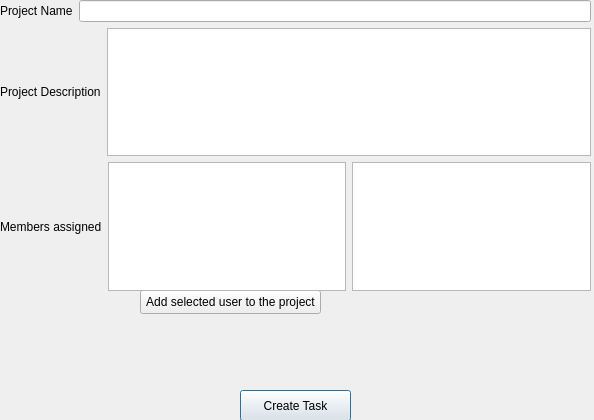
<?xml version="1.0" encoding="UTF-8"?>
<ui version="4.0">
 <class>taskcreator</class>
 <widget class="QDialog" name="taskcreator">
  <property name="geometry">
   <rect>
    <x>0</x>
    <y>0</y>
    <width>594</width>
    <height>420</height>
   </rect>
  </property>
  <property name="windowTitle">
   <string>Dialog</string>
  </property>
  <widget class="QPushButton" name="pushButton">
   <property name="geometry">
    <rect>
     <x>240</x>
     <y>390</y>
     <width>111</width>
     <height>31</height>
    </rect>
   </property>
   <property name="text">
    <string>Create Task</string>
   </property>
  </widget>
  <widget class="QPushButton" name="pushButton_selected">
   <property name="geometry">
    <rect>
     <x>140</x>
     <y>290</y>
     <width>181</width>
     <height>24</height>
    </rect>
   </property>
   <property name="text">
    <string>Add selected user to the project</string>
   </property>
  </widget>
  <widget class="QWidget" name="layoutWidget">
   <property name="geometry">
    <rect>
     <x>0</x>
     <y>0</y>
     <width>591</width>
     <height>291</height>
    </rect>
   </property>
   <layout class="QVBoxLayout" name="verticalLayout">
    <item>
     <layout class="QHBoxLayout" name="horizontalLayout">
      <item>
       <widget class="QLabel" name="label">
        <property name="text">
         <string>Project Name</string>
        </property>
       </widget>
      </item>
      <item>
       <widget class="QLineEdit" name="lineEdit"/>
      </item>
     </layout>
    </item>
    <item>
     <layout class="QHBoxLayout" name="horizontalLayout_2">
      <item>
       <widget class="QLabel" name="label_2">
        <property name="text">
         <string>Project Description</string>
        </property>
       </widget>
      </item>
      <item>
       <widget class="QTextEdit" name="textEdit"/>
      </item>
     </layout>
    </item>
    <item>
     <layout class="QHBoxLayout" name="horizontalLayout_3">
      <item>
       <widget class="QLabel" name="label_4">
        <property name="text">
         <string>Members assigned</string>
        </property>
       </widget>
      </item>
      <item>
       <widget class="QListView" name="listView"/>
      </item>
      <item>
       <widget class="QListView" name="listView_2"/>
      </item>
     </layout>
    </item>
   </layout>
  </widget>
 </widget>
 <resources/>
 <connections/>
</ui>
